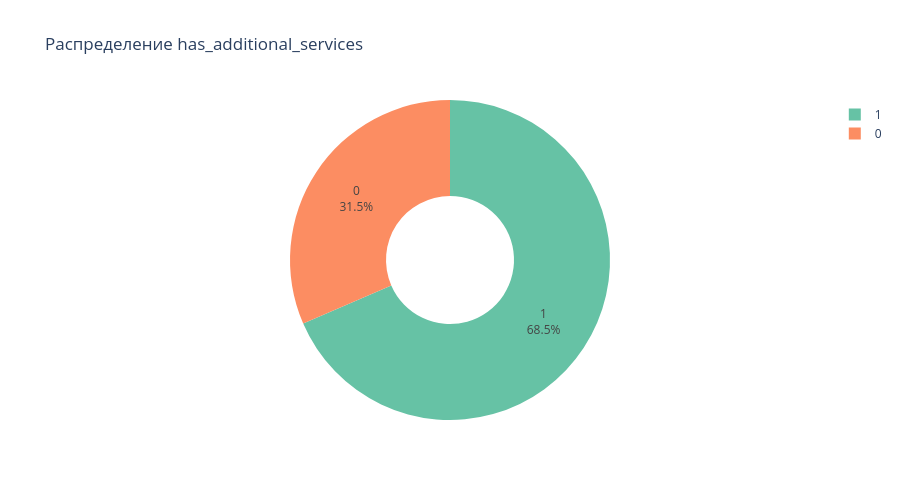
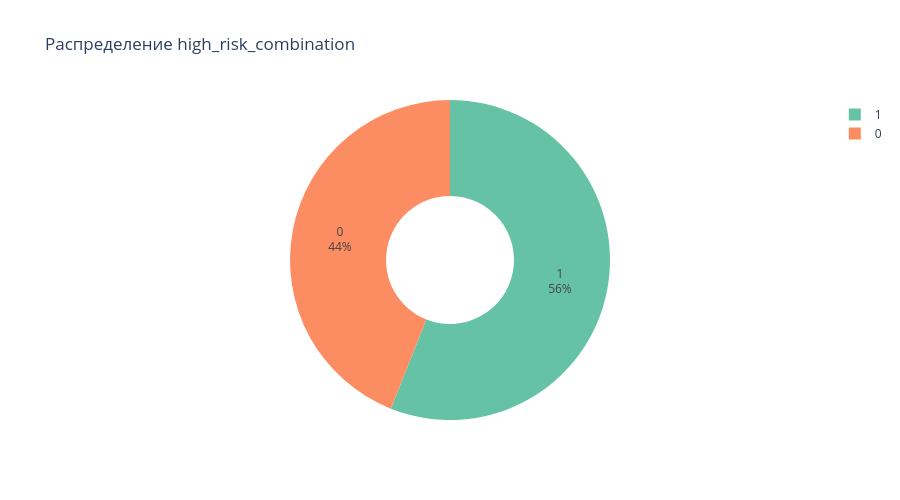

These figures' notebook cell, in order:
### Code cell
# Проверка новых признаков

new_features = [ 
    'avg_monthly_per_tenure_month',
    'num_additional_services',
    'has_additional_services',
    'high_monthly_flag',
    'fiber_optic_flag',
    'electronic_check_flag',
    'month_to_month_flag',
    'senior_citizen_flag',
    'high_risk_combination'
]

print("Первые 5 строк новых признаков:")
display(
    df[['customerID'] + new_features].head(10)
)

features_figs = {}
features_tables = {}

for col in ['has_additional_services', 'high_risk_combination']:
    freq = df[col].value_counts()
    percent = df[col].value_counts(normalize=True) * 100
    table = pd.concat([freq, percent.round(2)], axis=1, keys=['Count', 'Percent (%)'])

    fig = px.pie(df, names=col, title=f'Распределение {col}',
             color_discrete_sequence=px.colors.qualitative.Set2,
             hole=0.4)
    fig.update_traces(textinfo='percent+label')
    fig.update_layout(height=500)

    print(f'Распределение {col}:')
    display(table)
    fig.show()

    features_figs[f'Распределение {col}'] = fig

### Figure 1 — Plotly figure (JSON) as saved in the notebook; plotly's stock layout.template omitted (floating-point values rounded to 4 significant figures; data arrays with more than 128 entries replaced by an {"elided": "..."} marker saying what was removed)
{"data": [{"domain": {"x": [0, 1], "y": [0, 1]}, "hole": 0.4, "hovertemplate": "has_additional_services=%{label}<extra></extra>", "labels": {"elided": "7043 int values"}, "legendgroup": "", "name": "", "showlegend": true, "textinfo": "percent+label", "type": "pie"}], "layout": {"height": 500, "legend": {"tracegroupgap": 0}, "piecolorway": ["rgb(102,194,165)", "rgb(252,141,98)", "rgb(141,160,203)", "rgb(231,138,195)", "rgb(166,216,84)", "rgb(255,217,47)", "rgb(229,196,148)", "rgb(179,179,179)"], "title": {"text": "Распределение has_additional_services"}}}

### Figure 2 — Plotly figure (JSON) as saved in the notebook; plotly's stock layout.template omitted (floating-point values rounded to 4 significant figures; data arrays with more than 128 entries replaced by an {"elided": "..."} marker saying what was removed)
{"data": [{"domain": {"x": [0, 1], "y": [0, 1]}, "hole": 0.4, "hovertemplate": "high_risk_combination=%{label}<extra></extra>", "labels": {"elided": "7043 int values"}, "legendgroup": "", "name": "", "showlegend": true, "textinfo": "percent+label", "type": "pie"}], "layout": {"height": 500, "legend": {"tracegroupgap": 0}, "piecolorway": ["rgb(102,194,165)", "rgb(252,141,98)", "rgb(141,160,203)", "rgb(231,138,195)", "rgb(166,216,84)", "rgb(255,217,47)", "rgb(229,196,148)", "rgb(179,179,179)"], "title": {"text": "Распределение high_risk_combination"}}}
